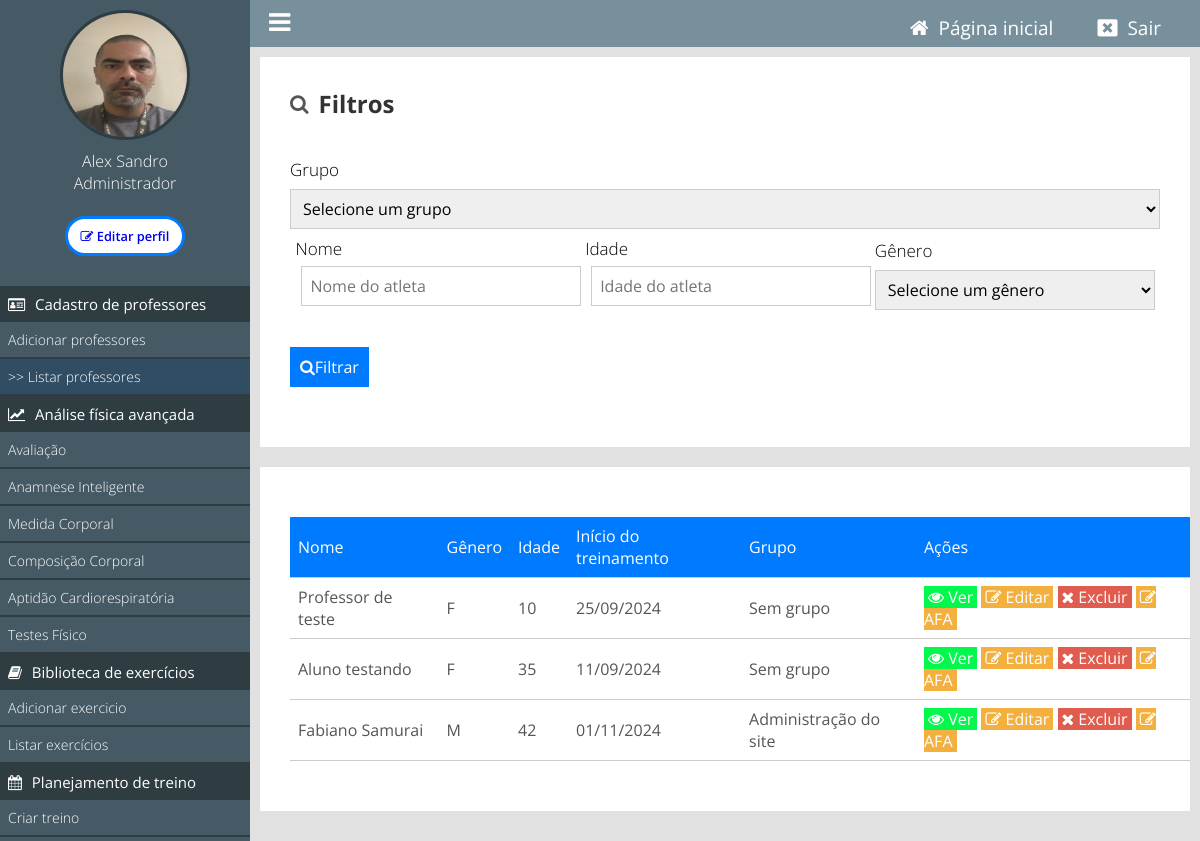
The page /painel/listar-usuarios (signed in) on the database its author committed.
### tables this page shows
CREATE TABLE `tb_grupos_usuarios` (
  `id` int(11) NOT NULL,
  `grupo` varchar(255) NOT NULL,
  `professor_id` int(11) DEFAULT NULL
);

### classes/MySql.php (called while the page is built)
<?php
    class MySql{
        private static $pdo;
        public static function conectar(){
            if(self::$pdo == null){
                try{
                    self::$pdo = new PDO('mysql:host='.HOST.';dbname='.DATABASE,USER,PASSWORD,array(PDO::MYSQL_ATTR_INIT_COMMAND => "SET NAMES utf8"));
                    self::$pdo->setAttribute(PDO::ATTR_ERRMODE,PDO::ERRMODE_EXCEPTION);
                }catch(Exception $e) {
                    echo 'erro ao conectar, tente novamente mais tarde';
                }
            }
            return self::$pdo;
        }
    }
?>

### painel/pages/listar-usuarios.php (the view, shortened to what this page needs)
<?php
require_once('../config.php');
$professorID = $_SESSION['id'];
$nomeFiltro = isset($_GET['NomeFiltro']) ? $_GET['NomeFiltro'] : '';
$idadeFiltro = isset($_GET['IdadeFiltro']) ? (int)$_GET['IdadeFiltro'] : '';
$sql = "SELECT u.*, g.grupo AS grupo_nome FROM `tb_admin.usuarios` u
        LEFT JOIN `tb_grupos_usuarios` g ON u.grupo_id = g.id
        WHERE u.professor_id = ?";
$filters = [$professorID];
$sql = MySql::conectar()->prepare($sql);
for ($i = 1; $i <= count($filters); $i++) {
    $sql->bindValue($i, $filters[$i - 1], is_int($filters[$i - 1]) ? PDO::PARAM_INT : PDO::PARAM_STR);
}
$sql->execute();
$usuarios = $sql->fetchAll();
?>
<div class="box-content">
    <h2><i class="fa fa-search mr-2"></i> Filtros</h2>
    <form>
        <div class="form-group left w100">
            <label for="GrupoFiltro">Grupo</label>
            <select name="GrupoFiltro" id="GrupoFiltro" class="form-control">
                <option value="">Selecione um grupo</option>
            </select>
        </div>
        <div class="linha">
            <div class="form-group w33">
                <label for="NomeFiltro">Nome</label>
                <input type="text" name="NomeFiltro" id="NomeFiltro" placeholder="Nome do atleta" class="form-control default-focus" value="<?php echo htmlspecialchars($nomeFiltro); ?>">
            </div>
            <div class="form-group w33">
                <label for="IdadeFiltro">Idade</label>
                <input type="number" name="IdadeFiltro" id="IdadeFiltro" placeholder="Idade do atleta" class="form-control" value="<?php echo htmlspecialchars($idadeFiltro); ?>">
            </div>
            <div class="form-group w33">
                <label for="GeneroFiltro">Gênero</label>
                <select id="GeneroFiltro" name="GeneroFiltro" class="form-control">
                    <option selected="" value="">Selecione um gênero</option>
                </select>
            </div>
        </div>
        <div class="form-group">
            <button type="submit" name="filtrar"><a><i class="fa fa-search mr-2"></i>Filtrar</a></button>
        </div>
    </form>
</div>
<div class="box-content">
<table id="lista-usuarios" class="display" style="width:100%" data-order='[[ 1, "asc" ]]'>
        <thead>
            <tr>
                <td>Nome</td>
                <td>Gênero</td>
                <td>Idade</td>
                <td>Início do treinamento</td>
                <td>Grupo</td>
                <td>Ações</td>
            </tr>
        </thead>
        <tbody>
        <?php if(count($usuarios) > 0): ?>
                <?php foreach($usuarios as $usuario): ?>
                    <tr>
                        <td><?php echo $usuario['nome']; ?></td>
                        <td><?php echo $usuario['sexo']; ?></td>
                        <td>
                            <?php
                                $dataNascimento = new DateTime($usuario['data_nascimento']);
                                $hoje = new DateTime();
                                $idade = $hoje->diff($dataNascimento)->y;
                                echo $idade;
                            ?>
                        </td>
                        <td><?php echo (new DateTime($usuario['data_inicio']))->format('d/m/Y'); ?></td>
                        <td><?php echo isset($usuario['grupo_nome']) ? $usuario['grupo_nome'] : 'Sem grupo'; ?></td>
                        <td>
                            <a class="btn view" href="<?php echo INCLUDE_PATH_PAINEL . 'ver-perfil?id=' . $usuario['id']; ?>"><i class="fa fa-eye" aria-hidden="true"></i> Ver</a>
                            <a class="btn edit" href="<?php echo INCLUDE_PATH_PAINEL . 'editar-perfil?id=' . $usuario['id']; ?>"><i class="fa fa-pencil-square-o" aria-hidden="true"></i> Editar</a>
                            <a class="btn delete open-modal" data-id="<?php echo $usuario['id']; ?>" href="#"><i class="fa fa-times"></i> Excluir</a>
                            <a class="btn edit" href="<?php echo INCLUDE_PATH_PAINEL . 'listar-afa?id=' . $usuario['id']; ?>"><i class="fa fa-pencil-square-o" aria-hidden="true"></i> AFA</a>
                        </td>
                    </tr>
                <?php endforeach; ?>
            <?php endif; ?>
        </tbody>
    </table>
</div>

### painel/css/style.css (style rules this page uses)
* { margin: 0; padding: 0; box-sizing: border-box; font-family: 'Open Sans', sans-serif; }
html,body { height: 100%; background: rgb(225,225,225); }
body { overflow-x: hidden; }
.w100 { width: 100%; }
.w33 { width: 33.3%; float: left; position: relative; padding:0 5px; }
.linha { display: flex; flex-flow: row wrap; align-items: center; justify-content: center; }
.left { float: left; }
.box-content { background: white; padding: 30px; margin-bottom: 20px; }
table { margin: 20px 0; width: 100%; border-collapse: collapse; min-width: 900px; }
table tr { color: #555; border-bottom: 1px solid #ccc; }
table td { padding: 8px; }
table a.btn { text-decoration: none; padding: 0 4px; color: white; font-size: 16px; }
thead tr, tfoot tr { background: #007bff; color: white; }
a.btn.edit { background: #F4B03E; }
a.btn.delete { background: #E05C4E; }
a.btn.view { background: #04f74d; }
.box-content form { margin: 30px 0; }
.box-content h2 { font-size: 24px; color: #333; margin-bottom: 20px; display: flex; align-items: center; gap: 10px; }
.box-content h2 i { font-size: 20px; color: #555; }
.box-content form label { font-size: 17px; font-weight: 300; color: black; display: block; margin-top: 8px; }
.box-content form input[type=text], .box-content form input[type=password], .box-content form input[type=email], .box-content form input[type=number], .box-content form input[type=date] { margin: 6px; font-size: 16px; font-weight: normal; color: black; width: 100%; height: 40px; padding-left: 8px; border: 1px solid #ccc; }
.box-content form select { margin-top: 8px; font-size: 16px; font-weight: normal; color: black; width: 100%; height: 40px; padding-left: 8px; border: 1px solid #ccc; }
.box-content form button { width: auto; height: 40px; cursor: pointer; margin-top: 35px; background: #007bff; font-size: 16px; color: white; border: 0; padding: 5px 10px; }
.btn { padding: 10px 20px; border: none; cursor: pointer; }
.btn.delete { background-color: #e74c3c; color: white; }

### rows shown on the page
tb_admin.usuarios: nome "Professor de teste", sexo "F", data_inicio "25/09/2024", shows "Sem grupo"
tb_admin.usuarios: nome "Aluno testando", sexo "F", data_inicio "11/09/2024", shows "Sem grupo"
tb_admin.usuarios: nome "Fabiano Samurai", sexo "M", data_inicio "01/11/2024", tb_grupos_usuarios.grupo "Administração do site"

### other values the page prints
$_SESSION['nome'] "Alex Sandro"
pegaCargo($_SESSION['cargo']) "Administrador"
